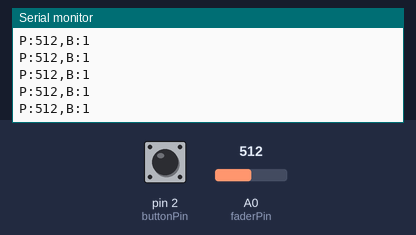
Recording of a sketch running on a simulated Arduino Uno, built with avr-gcc and run on an emulated ATmega328P. Parts: the last lines printed to the serial monitor. The test bench sets the inputs (shaded band); at power-on: A0 (faderPin) = 512, pin 2 (buttonPin) HIGH.

Above: at 1.2 s.
1.3 s: A0 (faderPin) set to 110
At 1.8 s:
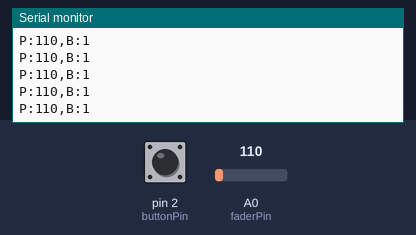
2.8 s: A0 (faderPin) set to 95
At 3.8 s:
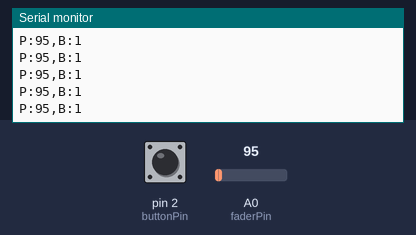
Timing chart, 0 to 5.8 s (numbered marks = the images above; inputs shaded):
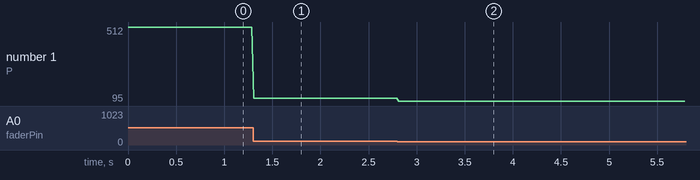

The sketch:

codigosonata.ino
```cpp
const int faderPin = A0;  // Pin donde está conectado tu slider
const int buttonPin = 2;  // Pin donde está el botón

void setup() {
  Serial.begin(9600);
  pinMode(buttonPin, INPUT_PULLUP); // Usar resistencia pull-up interna
}

void loop() {
  int faderValue = analogRead(faderPin);
  int buttonState = digitalRead(buttonPin);

  // Formato estricto que lee el código web: P:[valor],B:[valor]
  Serial.print("P:");
  Serial.print(faderValue);
  Serial.print(",B:");
  Serial.println(buttonState);

  delay(20); // Pequeña pausa estable para evitar saturar el puerto serie
}
```

Measured:
- after the input at 1.3 s, the serial monitor: prints a new line at once (image 1)
- after the input at 2.8 s, the serial monitor: prints a new line at once (image 2)
- plotted number 1: 512 → 110 after the input at 1.3 s, 110 → 95 after the input at 2.8 s
